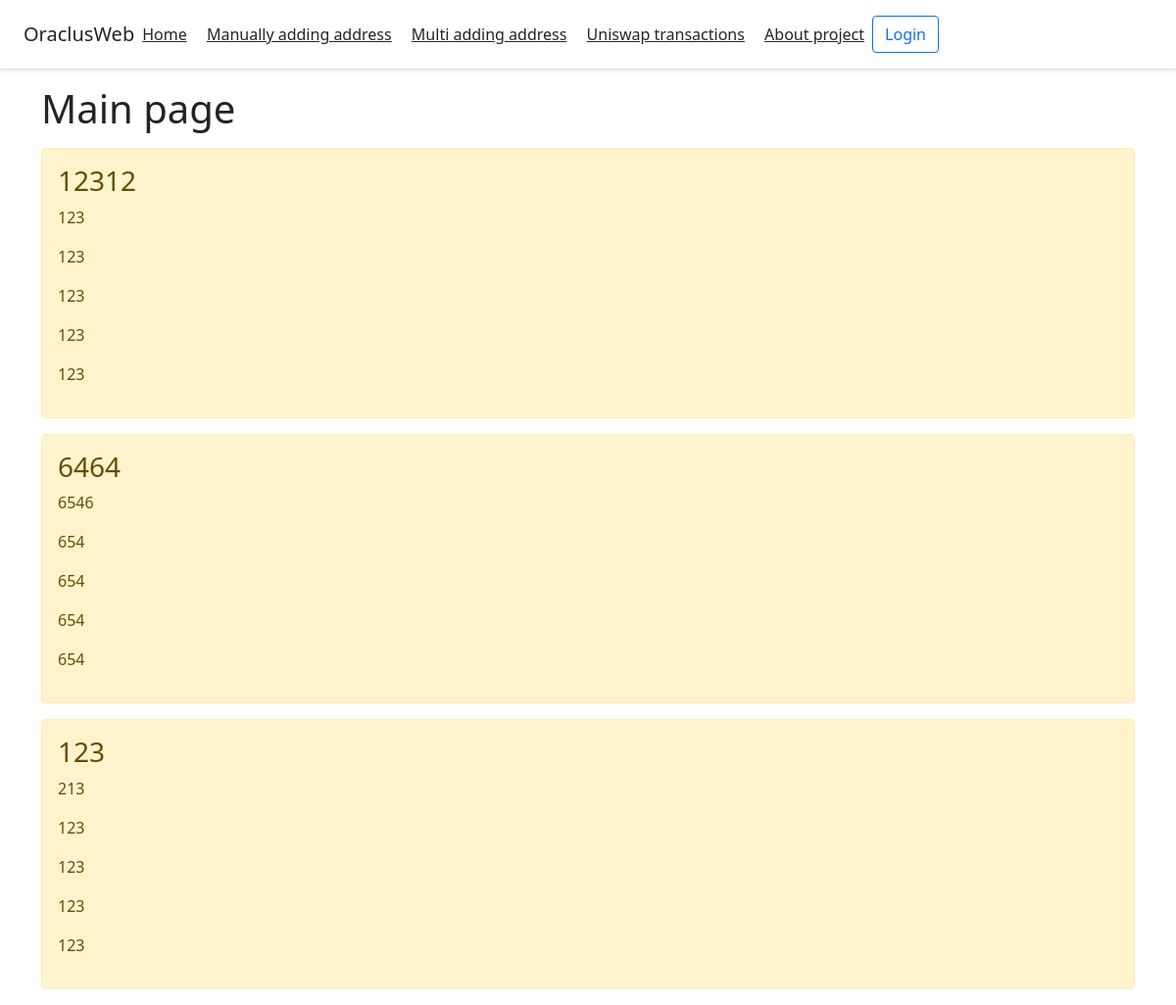
/, run on an earlier commit of the app's database.
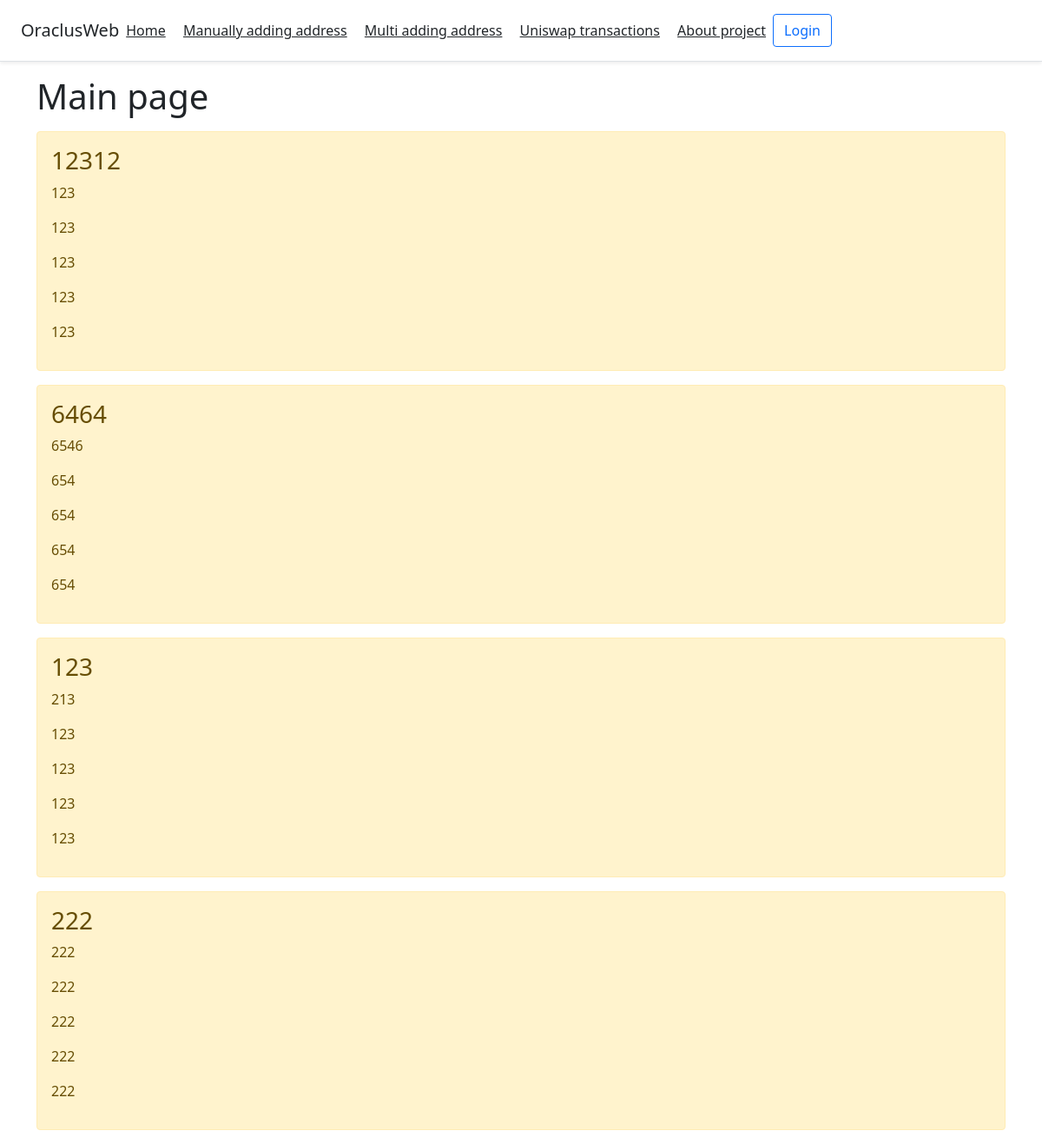
And on a later commit of the database.
### main/models.py (models this page shows, shortened)
class Task(models.Model):
    hash = models.CharField('Hash of transaction:', max_length = 100)
    sender = models.CharField('Sender:', max_length = 100)
    receiver = models.CharField('Receiver:', max_length = 100)
    valueEth = models.CharField('Number of ETH:', max_length = 100)
    confirmation = models.CharField('Confirmation:', max_length = 100)
    exchangeName = models.CharField('Exchange place:', max_length = 100)
    class Meta:
        verbose_name = "ethAddress"
        verbose_name_plural = "ethAddresses"

### main/views.py (the view)
# urls.py: path('', views.index, name='home'),
def index(request):
    cryptos = Task.objects.all()
    return render(request, 'main/index.html', {'title': 'OraclusWeb', 'cryptos': cryptos})

### main/templates/main/index.html (shortened to what this page needs)
{% extends 'main/base.html' %}
{% block content %}
    <h1>Main page</h1>
    {% if cryptos %}
    {% for el in cryptos %}
        <div class="alert alert-warning mt-3">
            <h3>{{ el.hash }}</h3>
            <p>{{ el.sender }}</p>
            <p>{{ el.receiver }}</p>
            <p>{{ el.valueEth }}</p>
            <p>{{ el.confirmation }}</p>
            <p>{{ el.exchangeName }}</p>
        </div>
    {% endfor %}
{% else %}
    <p>We do not have any addresses</p>
{% endif %}
{% endblock %}

### main/templates/main/base.html (shortened to what this page needs)
<!doctype html>
<html lang="en">
<head>
    <link rel="stylesheet" href="https://cdn.jsdelivr.net/npm/bootstrap@5.1.3/dist/css/bootstrap.min.css">
</head>
<body>
    <div class="d-flex flex-column flex-md-row align-items-center p-3 px-md-4 mb-3 bg-white border-bottom shadow-sm">
        <h5 class="my-0 mr-md-auto font-weight-normal">OraclusWeb</h5>
        <nav class="my-2 my-md-0 mr-md-3">
          <a class="p-2 text-dark" href="{% url 'home' %}">Home</a>
          <a class="p-2 text-dark" href="{% url 'create' %}">Manually adding address</a>
          <a class="p-2 text-dark" href="{% url 'ethapi' %}">Multi adding address</a>
          <a class="p-2 text-dark" href="{% url 'uniswap' %}">Uniswap transactions</a>
          <a class="p-2 text-dark" href="{% url 'about' %}">About project</a>
        </nav>
        <a class="btn btn-outline-primary" href="#">Login</a>
      </div>
      <div class="container">
        {% block content %}{% endblock %}
      </div>
</body>
</html>

What changed in the data, as far as the page shows it:
added Task: hash "222", sender "222", receiver "222", valueEth "222", confirmation "222", exchangeName "222"
